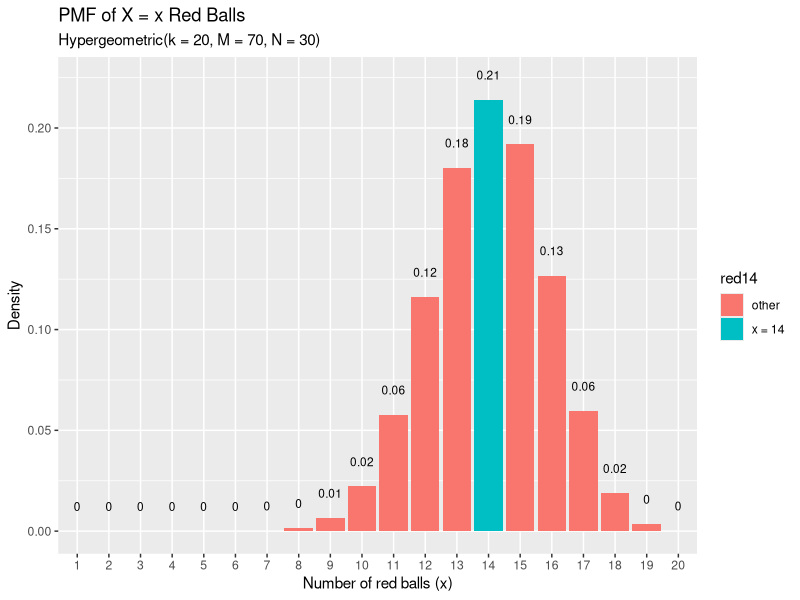
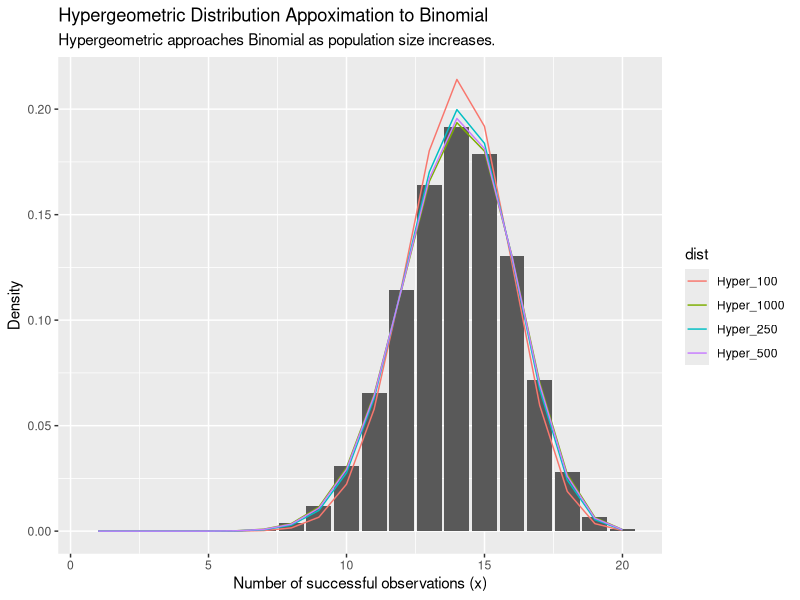

The R script that drew these images, in order:
library(tidyverse)

# Problem
# If there are twelve cars crossing a bridge per minute on average, 
# find the probability of having seventeen or more cars crossing 
# the bridge in a particular minute.
# 
# Solution
# The probability of having sixteen or less cars crossing the bridge 
# in a particular minute is given by the function ppois.

ppois(16, lambda=12)   # lower tail 
# [1] 0.89871
# Hence the probability of having seventeen or more cars crossing the bridge in a minute is in the upper tail of the probability density function.

ppois(16, lambda=12, lower=FALSE)   # upper tail
# 0.10129

# Answer
# If there are twelve cars crossing a bridge per minute on average,
# the probability of having seventeen or more cars crossing the bridge 
# in a particular minute is 10.1%.


# What is the probability of selecting x = 14 red marbles
# from a sample of k = 20 taken from an urn containing 
# m = 70 red marbles and n = 30 green marbles?
  
# probability
x = 14
k = 20
m = 70
n = 30
dhyper(x = x, m = m, n = n, k = k)
k * m / (m + n)
k * m / (m + n) * (m + n - k) / (m + n) * n / (m + n - 1)

options(scipen = 999, digits = 2) # sig digits

density = dhyper(x = 1:20, m = m, n = n, k = k)

data.frame(red = 1:20, density) %>%
  mutate(red14 = ifelse(red == 14, "x = 14", "other")) %>%
  ggplot(aes(x = factor(red), y = density, fill = red14)) +
  geom_col() +
  geom_text(
    aes(label = round(density,2), y = density + 0.01),
    position = position_dodge(0.9),
    size = 3,
    vjust = 0
  ) +
  labs(title = "PMF of X = x Red Balls",
       subtitle = "Hypergeometric(k = 20, M = 70, N = 30)",
       x = "Number of red balls (x)",
       y = "Density")



x = 14
m = 7000
n = 3000
k = 20

d_binom <- dbinom(x = 1:20, size = k, prob = m / (m + n))
df_binom <- data.frame(x = 1:20, Binomial = d_binom)
p <- ggplot(df_binom, aes(x = x, y = Binomial)) +
  geom_col()

d_hyper_100 <- dhyper(x = 1:20, m = 70, n = 30, k = k)
d_hyper_250 <- dhyper(x = 1:20, m = 175, n = 75, k = k)
d_hyper_500 <- dhyper(x = 1:20, m = 350, n = 150, k = k)
d_hyper_1000 <- dhyper(x = 1:20, m = 700, n = 300, k = k)
df_hyper = data.frame(x = 1:20, 
                      Hyper_100 = d_hyper_100, 
                      Hyper_250 = d_hyper_250, 
                      Hyper_500 = d_hyper_500, 
                      Hyper_1000 = d_hyper_1000)
df_hyper_tidy <- gather(df_hyper, key = "dist", value = "density", -c(x))
p + 
  geom_line(data = df_hyper_tidy, aes(x = x, y = density, color = dist)) +
  labs(title = "Hypergeometric Distribution Appoximation to Binomial",
       subtitle = "Hypergeometric approaches Binomial as population size increases.",
       x = "Number of successful observations (x)",
       y = "Density")
